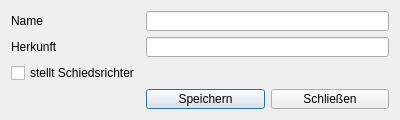
<?xml version="1.0" encoding="UTF-8"?>
<ui version="4.0">
 <class>UI_MannschaftEditor</class>
 <widget class="QDialog" name="UI_MannschaftEditor">
  <property name="geometry">
   <rect>
    <x>0</x>
    <y>0</y>
    <width>400</width>
    <height>120</height>
   </rect>
  </property>
  <property name="minimumSize">
   <size>
    <width>400</width>
    <height>120</height>
   </size>
  </property>
  <property name="maximumSize">
   <size>
    <width>16777215</width>
    <height>120</height>
   </size>
  </property>
  <property name="windowTitle">
   <string>Mannschafts-Editor</string>
  </property>
  <layout class="QHBoxLayout" name="horizontalLayout_2">
   <item>
    <layout class="QFormLayout" name="formLayout">
     <property name="fieldGrowthPolicy">
      <enum>QFormLayout::AllNonFixedFieldsGrow</enum>
     </property>
     <item row="0" column="0">
      <widget class="QLabel" name="labelName">
       <property name="text">
        <string>Name</string>
       </property>
      </widget>
     </item>
     <item row="0" column="1">
      <widget class="QLineEdit" name="lineName"/>
     </item>
     <item row="1" column="0">
      <widget class="QLabel" name="labelHerkunft">
       <property name="text">
        <string>Herkunft</string>
       </property>
      </widget>
     </item>
     <item row="1" column="1">
      <widget class="QLineEdit" name="lineHerkunft"/>
     </item>
     <item row="2" column="0">
      <widget class="QCheckBox" name="checkBoxSchiri">
       <property name="text">
        <string>stellt Schiedsrichter</string>
       </property>
      </widget>
     </item>
     <item row="3" column="1">
      <layout class="QHBoxLayout" name="horizontalLayout">
       <item>
        <widget class="QPushButton" name="saveButton">
         <property name="text">
          <string>Speichern</string>
         </property>
         <attribute name="buttonGroup">
          <string notr="true">buttonGroup</string>
         </attribute>
        </widget>
       </item>
       <item>
        <widget class="QPushButton" name="exitButton">
         <property name="text">
          <string>Schließen</string>
         </property>
         <attribute name="buttonGroup">
          <string notr="true">buttonGroup</string>
         </attribute>
        </widget>
       </item>
      </layout>
     </item>
    </layout>
   </item>
  </layout>
 </widget>
 <resources/>
 <connections/>
 <buttongroups>
  <buttongroup name="buttonGroup"/>
 </buttongroups>
</ui>
